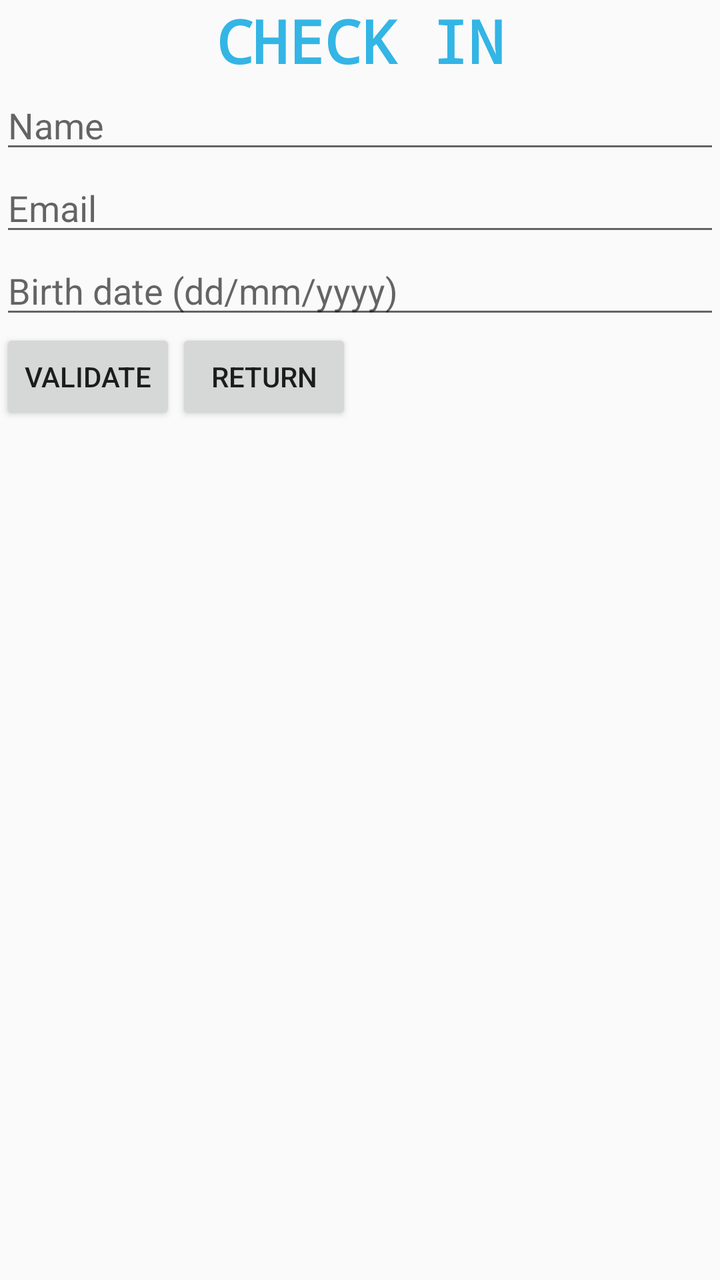
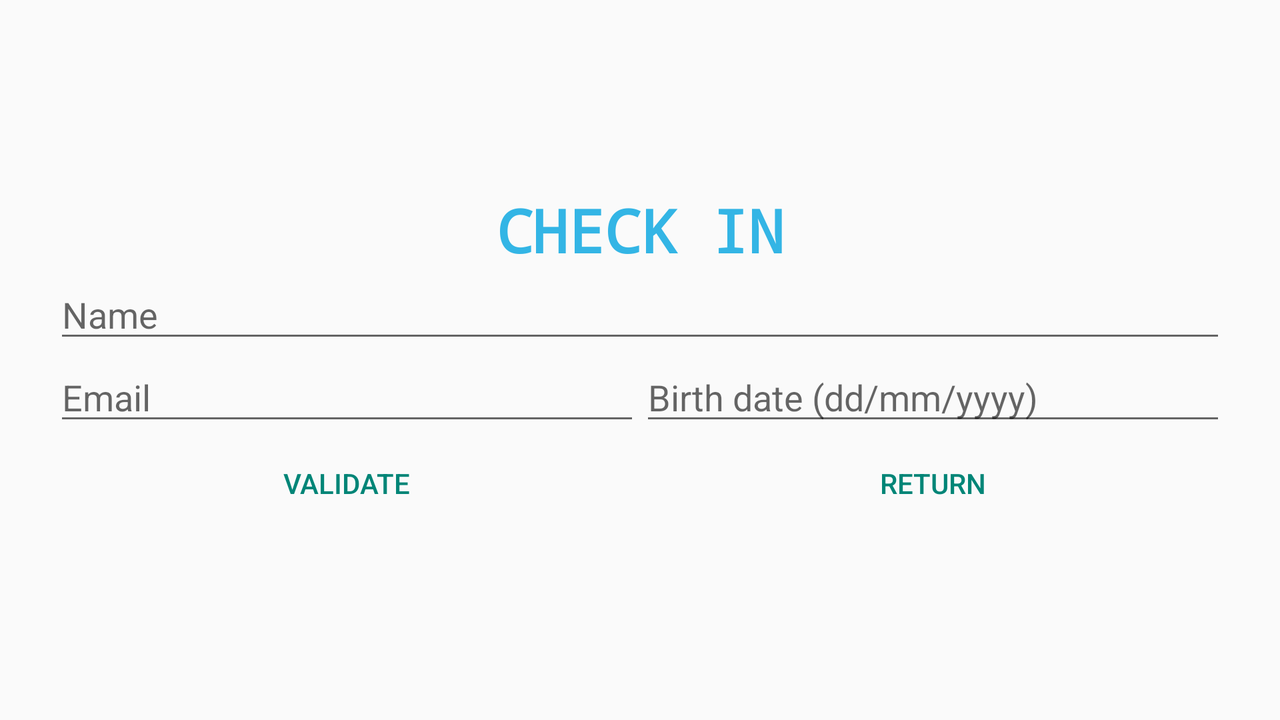

First picture: res/layout/ on a phone held upright. Second picture: the repository's own variant of that layout, on a device whose configuration matches the variant's folder. Source for both follows.
<!-- AndroidManifest.xml: application theme TemaDN -->
<!-- res/layout/activity_registro.xml -->
<?xml version="1.0" encoding="utf-8"?>
<LinearLayout xmlns:android="http://schemas.android.com/apk/res/android"
    android:layout_width="match_parent"
    android:layout_height="match_parent"
    android:orientation="vertical">

    
    <TextView
        android:id="@+id/textViewRegistro"
        android:layout_width="match_parent"
        android:layout_height="wrap_content"
        android:fontFamily="monospace"
        android:text="@string/registro"
        android:textAlignment="center"
        android:textColor="@android:color/holo_blue_light"
        android:textSize="30sp"
        android:textStyle="bold" />

    
    <EditText
        android:id="@+id/nombreRegistro"
        android:layout_width="match_parent"
        android:layout_height="wrap_content"
        android:ems="10"
        android:inputType="textPersonName"
        android:hint="@string/nombre"
        android:text=""
        android:labelFor="@+id/nombreRegistro"/>

    
    <EditText
        android:id="@+id/emailRegistro"
        android:layout_width="match_parent"
        android:layout_height="wrap_content"
        android:ems="10"
        android:inputType="textEmailAddress"
        android:hint="@string/email"
        android:text=""
        android:labelFor="@+id/emailRegistro"/>

    
    <EditText
        android:id="@+id/fNacRegistro"
        android:layout_width="match_parent"
        android:layout_height="wrap_content"
        android:ems="10"
        android:inputType="date"
        android:hint="@string/fNac"
        android:text=""
        android:labelFor="@+id/fNacRegistro"
        android:focusable="false"
        android:clickable="true"
        android:maxLines="1"
        android:onClick="mostrarCalendario"/>

    <LinearLayout
        android:layout_width="wrap_content"
        android:layout_height="wrap_content"
        android:orientation="horizontal">

        
        <Button
            android:id="@+id/validarRegistro"
            android:layout_width="wrap_content"
            android:layout_height="wrap_content"
            android:layout_weight="1"
            android:text="@string/validar"
            android:onClick="validar"/>

        
        <Button
            android:id="@+id/volverRegistro"
            android:layout_width="wrap_content"
            android:layout_height="wrap_content"
            android:layout_weight="1"
            android:text="@string/volver"
            android:onClick="volver"/>

    </LinearLayout>
</LinearLayout>
<!-- resources referenced by this layout -->
<resources>
  <string name="email">Email</string>
  <string name="fNac">Birth date (dd/mm/yyyy)</string>
  <string name="nombre">Name</string>
  <string name="registro">CHECK IN</string>
  <string name="validar">VALIDATE</string>
  <string name="volver">RETURN</string>
  <style name="TemaDN" parent="Theme.AppCompat.DayNight" />
</resources>
<!-- res/layout-land/activity_registro.xml (the repository's variant of the layout above) -->
<!-- drawn on the phone turned sideways -->
<?xml version="1.0" encoding="utf-8"?>
<android.support.constraint.ConstraintLayout
    xmlns:android="http://schemas.android.com/apk/res/android"
    xmlns:app="http://schemas.android.com/apk/res-auto"
    xmlns:tools="http://schemas.android.com/tools"
    android:layout_width="match_parent"
    android:layout_height="match_parent">

    <LinearLayout
        android:layout_width="586dp"
        android:layout_height="wrap_content"
        android:layout_marginBottom="8dp"
        android:layout_marginEnd="8dp"
        android:layout_marginStart="8dp"
        android:layout_marginTop="8dp"
        android:orientation="vertical"
        app:layout_constraintBottom_toBottomOf="parent"
        app:layout_constraintEnd_toEndOf="parent"
        app:layout_constraintStart_toStartOf="parent"
        app:layout_constraintTop_toTopOf="parent">

        
        <TextView
            android:id="@+id/textViewRegistro"
            android:layout_width="match_parent"
            android:layout_height="wrap_content"
            android:fontFamily="monospace"
            android:text="@string/registro"
            android:textAlignment="center"
            android:textColor="@android:color/holo_blue_light"
            android:textSize="30sp"
            android:textStyle="bold" />

        
        <EditText
            android:id="@+id/nombreRegistro"
            android:layout_width="match_parent"
            android:layout_height="wrap_content"
            android:ems="10"
            android:inputType="textPersonName"
            android:labelFor="@+id/nombreRegistro"
            android:hint="@string/nombre"
            android:text=""/>

        <LinearLayout
            android:layout_width="match_parent"
            android:layout_height="match_parent"
            android:orientation="horizontal">

            
            <EditText
                android:id="@+id/emailRegistro"
                android:layout_width="match_parent"
                android:layout_height="wrap_content"
                android:layout_weight="1"
                android:ems="10"
                android:inputType="textEmailAddress"
                android:labelFor="@+id/emailRegistro"
                android:hint="@string/email"
                android:text=""/>

            
            <EditText
                android:id="@+id/fNacRegistro"
                android:layout_width="match_parent"
                android:layout_height="wrap_content"
                android:layout_weight="1"
                android:ems="10"
                android:inputType="date"
                android:labelFor="@+id/fNacRegistro"
                android:hint="@string/fNac"
                android:text=""
                android:focusable="false"
                android:clickable="true"
                android:maxLines="1"
                android:onClick="mostrarCalendario"/>
        </LinearLayout>

        <LinearLayout
            style="?android:attr/buttonBarStyle"
            android:layout_width="match_parent"
            android:layout_height="match_parent"
            android:orientation="horizontal">

            
            <Button
                android:id="@+id/validarRegistro"
                style="?android:attr/buttonBarButtonStyle"
                android:layout_width="match_parent"
                android:layout_height="match_parent"
                android:layout_weight="1"
                android:text="@string/validar"
                android:onClick="validar"/>

            
            <Button
                android:id="@+id/volverRegistro"
                style="?android:attr/buttonBarButtonStyle"
                android:layout_width="match_parent"
                android:layout_height="match_parent"
                android:layout_weight="1"
                android:text="@string/volver"
                android:onClick="volver"/>

        </LinearLayout>
    </LinearLayout>
</android.support.constraint.ConstraintLayout>
